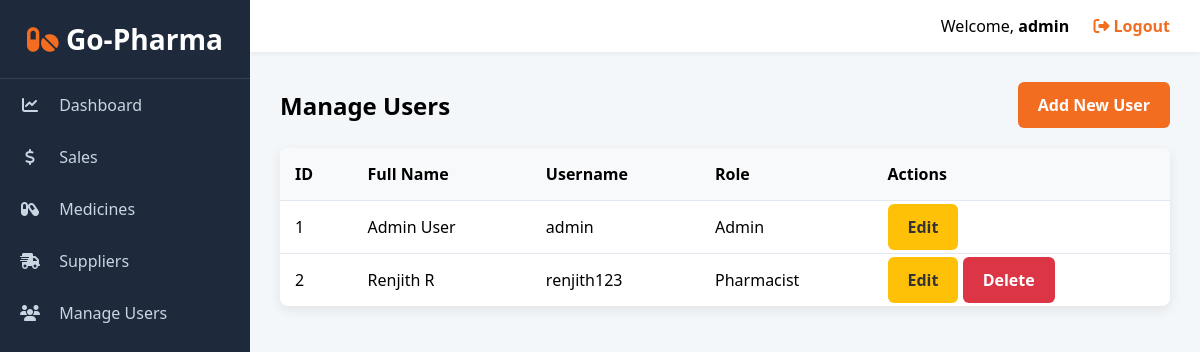
/users.php (signed in), run on the app's committed database.
### tables this page shows
CREATE TABLE `users` (
  `user_id` int(11) NOT NULL AUTO_INCREMENT,
  `full_name` varchar(255) NOT NULL,
  `username` varchar(100) NOT NULL,
  `password` varchar(255) NOT NULL,
  `role` varchar(50) NOT NULL COMMENT 'e.g., Admin, Pharmacist',
  PRIMARY KEY (`user_id`),
  UNIQUE KEY `username` (`username`)
);

### users.php (the view, shortened to what this page needs)
<?php
require_once "includes/header.php";
require_once "includes/db_connect.php";
?>
<div class="container">
    <div class="header-part">
        <h2>Manage Users</h2>
        <a href="add_user.php" class="btn btn-primary">Add New User</a>
    </div>
    <table class="data-table">
        <thead>
            <tr>
                <th>ID</th>
                <th>Full Name</th>
                <th>Username</th>
                <th>Role</th>
                <th>Actions</th>
            </tr>
        </thead>
        <tbody>
            <?php
            $sql = "SELECT user_id, full_name, username, role FROM users";
            $result = mysqli_query($conn, $sql);
            while ($row = mysqli_fetch_assoc($result)) {
                echo "<tr>";
                echo "<td>" . $row['user_id'] . "</td>";
                echo "<td>" . htmlspecialchars($row['full_name']) . "</td>";
                echo "<td>" . htmlspecialchars($row['username']) . "</td>";
                echo "<td>" . htmlspecialchars($row['role']) . "</td>";
                echo "<td>";
                echo "<a href='edit_user.php?id=" . $row['user_id'] . "' class='btn btn-edit'>Edit</a> ";
                if ($_SESSION['user_id'] != $row['user_id']) {
                    echo "<a href='delete_user.php?id=" . $row['user_id'] . "' class='btn btn-delete' onclick='return confirm(\"Are you sure?\");'>Delete</a>";
                }
                echo "</td>";
                echo "</tr>";
            }
            ?>
        </tbody>
    </table>
</div>
<?php require_once 'includes/footer.php'; ?>

### assets/css/style.css (style rules this page uses)
:root { --primary-color: #f36d21; --secondary-color: #1e293b; --light-bg: #f4f7fa; --text-color: #333; --sidebar-bg: #1e293b; --sidebar-text: #cbd5e1; --sidebar-text-hover: #ffffff; --border-color: #e2e8f0; }
* { box-sizing: border-box; margin: 0; padding: 0; }
body { font-family: 'Segoe UI', Tahoma, Geneva, Verdana, sans-serif; background-color: var(--light-bg); }
body:not(.login-body) { display: flex; }
.header-part { display: flex; justify-content: space-between; align-items: center; margin-bottom: 20px; }
.data-table { width: 100%; border-collapse: collapse; background-color: #fff; box-shadow: 0 4px 12px rgba(0,0,0,0.08); border-radius: 8px; overflow: hidden; }
.data-table th, .data-table td { padding: 15px; text-align: left; border-bottom: 1px solid var(--border-color); }
.data-table th { background-color: #f8f9fa; font-weight: 600; }
.data-table tr:last-child td { border-bottom: none; }
.btn, .btn-primary, .btn-edit, .btn-delete { padding: 12px 20px; border: none; border-radius: 6px; cursor: pointer; text-decoration: none; font-size: 1em; font-weight: bold; transition: opacity 0.3s; }
.btn-primary { background-color: var(--primary-color); color: #fff; }
.btn-edit { background-color: #ffc107; color: #333; }
.btn-delete { background-color: #dc3545; color: #fff; }

### data on the page
users: user_id "1", full_name "Admin User", username "admin", role "Admin"
users: user_id "2", full_name "Renjith R", username "renjith123", role "Pharmacist"

### other printed values
$_SESSION["username"] "admin"
